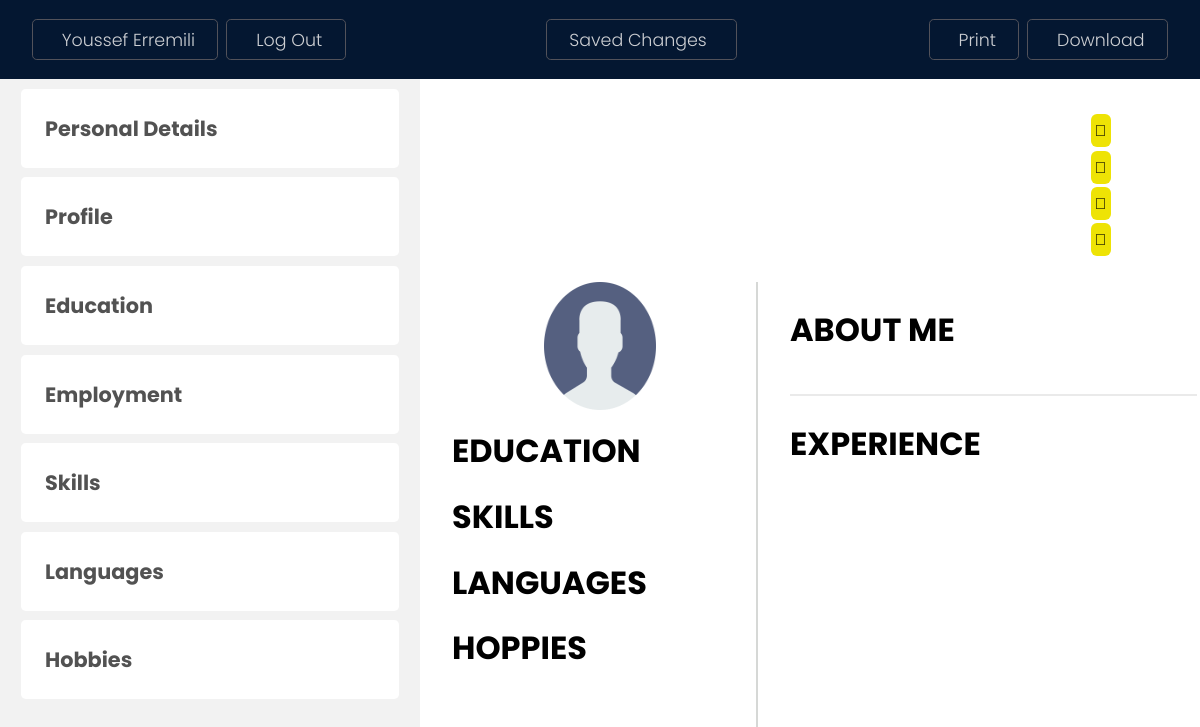
The app's page /editor/editor.php?resume-id=1&img=true (signed in) with its own data.
### tables this page shows
CREATE TABLE `templates` (
  `resume_id` int(11) NOT NULL,
  `resume_name` varchar(255) NOT NULL,
  `resume_description` varchar(255) NOT NULL,
  `resume_image` varchar(255) NOT NULL,
  `resume_template` text NOT NULL
);

### editor/editor.php (the view, shortened to what this page needs)
<?php
include("../config/config.php");
$resume_template = "";
if (isset($_GET["resume-id"])) {
    $resume_id = $_GET["resume-id"];
    $query = "SELECT resume_template FROM templates WHERE resume_id = $resume_id";
    $stmt = $serverConnection->prepare($query);
    $stmt->execute();
    if ($stmt->rowCount() > 0) {
        $row = $stmt->fetch(PDO::FETCH_ASSOC);
        $resume_template = $row["resume_template"];
    }
} else {
    $alertMsg = "none";
}
?>
<!DOCTYPE html>
<html lang="en">
<head>
    <link rel="stylesheet" href="../assets/styles/editor.css">
    <link rel="stylesheet" href="../assets/styles/style.css">
    <link href="https://cdn.jsdelivr.net/npm/remixicon@4.2.0/fonts/remixicon.css" rel="stylesheet" />
</head>
<body>
    <main>
        <div class="navbar">
            <nav>
                <ul>
                    <li>
                        <span>
                            <a href="../index.php?user=<?php echo $_SESSION["User-Name"] ?>"><ion-icon name="arrow-back-outline"></ion-icon> <?php echo $_SESSION["User-Name"] ?></a>
                            <a href="../logout/logout.php"><ion-icon name="log-out-outline"></ion-icon>log out</a>
                        </span>
                    </li>
                    <li><a href="" class="saved">saved changes <ion-icon class="saved" name="cloud-done-outline"></ion-icon></a></li>
                    <li>
                        <span>
                            <button id="printBtn"><ion-icon name="print-outline"></ion-icon> print</button>
                            <button id="download-pdf"><ion-icon name="arrow-down-outline"></ion-icon> download</button>
                        </span>
                    </li>
                </ul>
            </nav>
        </div>
        <div class="fill_container">
            <div class="fill-col left" id="template-html">
                <?php echo $resume_template; ?>
            </div>
            <div class="fill-col right">
                <div class="header_titles">
                    <div class="columnEditor personal_details">
                        <div class="col_container">
                            <div class="col_header">
                                <h3>personal details</h3>
                            </div>
                        </div>
                    </div>
                    <div class="columnEditor profile">
                        <div class="col_container">
                            <div class="col_header">
                                <h3>profile</h3>
                            </div>
                        </div>
                    </div>
                    <div class="columnEditor education">
                        <div class="col_container">
                            <div class="col_header">
                                <h3>education</h3>
                            </div>
                        </div>
                    </div>
                    <div class="columnEditor employment">
                        <div class="col_container">
                            <div class="col_header">
                                <h3>employment</h3>
                            </div>
                        </div>
                    </div>
                    <div class="columnEditor skills">
                        <div class="col_container">
                            <div class="col_header">
                                <h3>skills</h3>
                            </div>
                        </div>
                    </div>
                    <div class="columnEditor languages">
                        <div class="col_container">
                            <div class="col_header">
                                <h3>languages</h3>
                            </div>
                        </div>
                    </div>
                    <div class="columnEditor hobbies">
                        <div class="col_container">
                            <div class="col_header">
                                <h3>hobbies</h3>
                            </div>
                        </div>
                    </div>
                </div>
            </div>
        </div>
    </main>
    <link rel="stylesheet" href="https://cdn.jsdelivr.net/npm/notyf@3/notyf.min.css">
</body>
</html>

### assets/styles/editor.css (style rules this page uses)
:root { --second-main-color: #21BF73; --for-test: #002379; --first-main-color: #1a91f0; --input-color: #f1f0f0d9; --footer-title-c: #ffeb3b; --main-title-c: #041731; --slogan-color: #525252; --title-color: #202020; --weight: #ffffff; --black: #000000; }
* { padding: 0%; margin: 0%; box-sizing: border-box; list-style-type: none; text-decoration: none; border: none; outline: none; }
input, button, textarea, li, ul { font-family: "Poppins", sans-serif; }
.employment-ed764 .box2 div, .education .education-ed764 .box2 div, .columnEditor .col_container .personal-ed764 .formContainer, .personal-ed764 .lastSection, .col_container .personal-ed764 .t54hdy div, .columnEditor .col_container .col_header, .fill_container { display: flex; }
.fill_container { justify-content: center; flex-direction: row-reverse; width: inherit; min-height: 100vh; }
.fill_container .left { width: 65%; }
.fill_container .right { width: 45%; background-color: #f2f2f2; }
.fill_container .header_titles .columnEditor { width: 100%; }
.columnEditor .col_container .col_header { justify-content: space-between; align-items: center; padding: 1.5rem; margin: 0.6rem auto; width: 90%; border-radius: 0.3rem; background-color: var(--weight); }
.columnEditor .col_container .col_header h3 { font-size: 1.3rem; text-transform: capitalize; color: var(--slogan-color); }
main .navbar { padding: 1.2rem 2rem; background-color: var(--main-title-c); position: sticky; width: 100%; top: 0; }
main .navbar nav ul { display: flex; align-items: center; justify-content: space-between; }
main .navbar nav ul li span button, main .navbar nav ul li a, main .navbar nav ul li span { display: flex; align-items: center; }
main .navbar nav ul li:nth-child(1) span a, main .navbar nav ul li span button:nth-child(1) { margin-right: 0.5rem; }
main .navbar nav ul li span button, main .navbar nav ul li a { color: var(--input-color); font-size: 1.09rem; text-transform: capitalize; padding: 0.4rem 1.4rem; border: 1px solid #52525A; border-radius: 0.3rem; font-weight: 300; cursor: pointer; background-color: transparent; }

### assets/styles/style.css (style rules this page uses)
:root { --second-main-color: #21BF73; --first-main-color: #3572EF; --footer-color: #eaeaead1; --footer-title-c: #ffeb3b; --main-title-c: #041731; --slogan-color: #525252; --title-color: #202020; --weight: #ffffff; --black: #000000; --light-blue: #f0f8ff; }
::placeholder { font-size: 0.9rem; text-transform: capitalize; }
::placeholder, select, option, textarea, input { font-family: "Poppins", sans-serif; }
html, body { font-family: 'Poppins', sans-serif; background-color: var(--weight); }
.column { width: 70rem; margin: 10px auto; }

### records on screen
templates: resume_template (placeholder picture), resume_template "EDUCATION SKILLS LANGUAGES HOPPIES ABOUT ME EXPERIENCE"

### other values on screen
$_SESSION["User-Name"] "Youssef Erremili"
